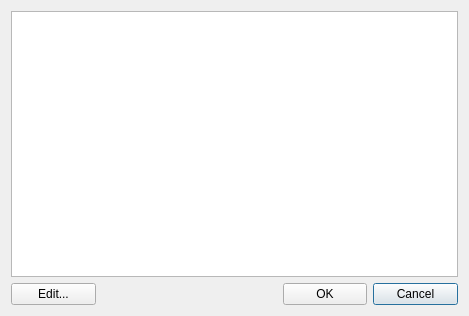
<?xml version="1.0" encoding="UTF-8"?>
<ui version="4.0">
 <class>SnippetsDlg</class>
 <widget class="QDialog" name="SnippetsDlg">
  <property name="geometry">
   <rect>
    <x>0</x>
    <y>0</y>
    <width>469</width>
    <height>316</height>
   </rect>
  </property>
  <property name="windowTitle">
   <string>Snippets</string>
  </property>
  <layout class="QGridLayout" name="gridLayout">
   <item row="1" column="4">
    <widget class="QPushButton" name="pushCancel">
     <property name="text">
      <string>Cancel</string>
     </property>
    </widget>
   </item>
   <item row="0" column="0" colspan="5">
    <widget class="QListWidget" name="listSnippets">
     <property name="sortingEnabled">
      <bool>true</bool>
     </property>
    </widget>
   </item>
   <item row="1" column="0">
    <widget class="QPushButton" name="pushEdit">
     <property name="text">
      <string>Edit...</string>
     </property>
    </widget>
   </item>
   <item row="1" column="3">
    <widget class="QPushButton" name="pushOk">
     <property name="text">
      <string>OK</string>
     </property>
    </widget>
   </item>
  </layout>
 </widget>
 <layoutdefault spacing="6" margin="11"/>
 <resources/>
 <connections/>
</ui>
